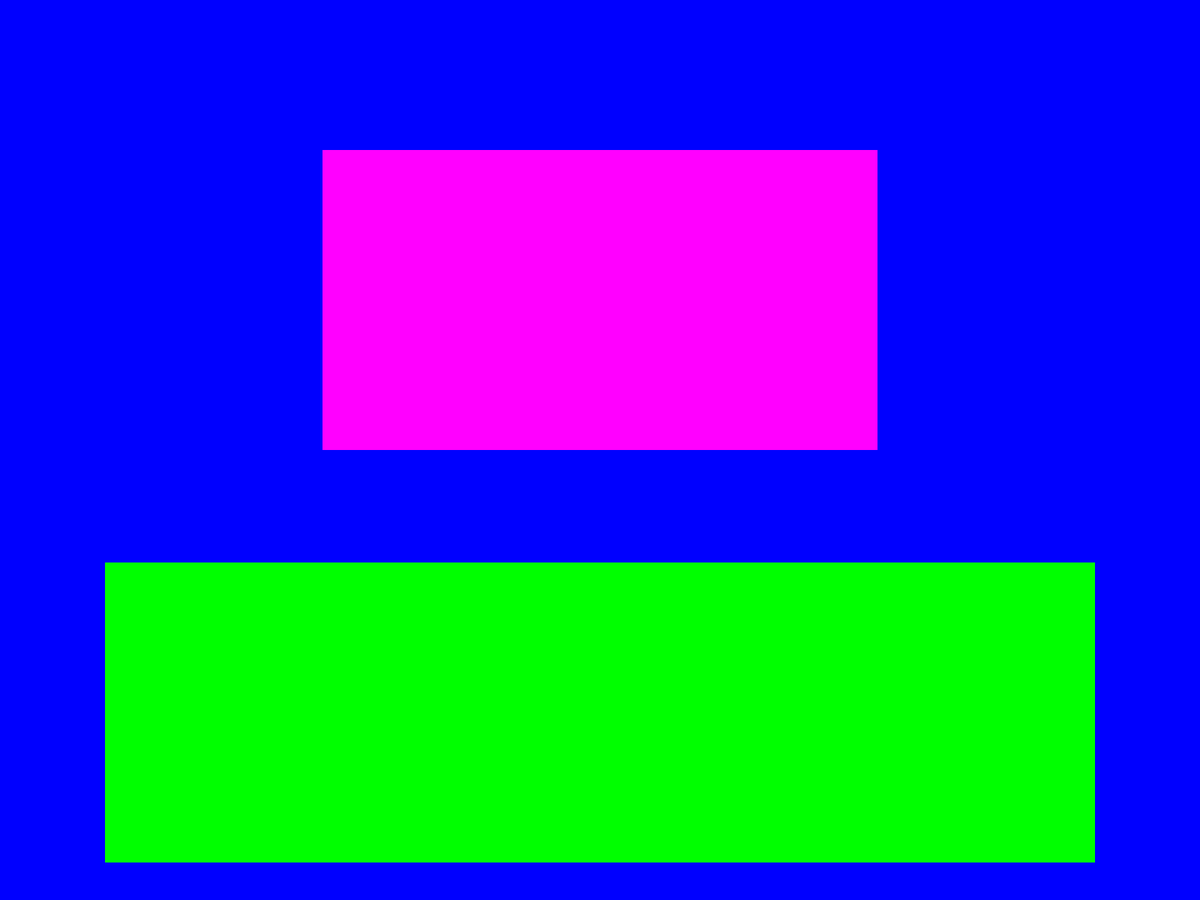
Frame 1 (no input)
Frame 60 (the mouse pressed at the canvas centre just before this capture): identical to frame 1, image omitted
Frame 120 (the mouse held since frame 60 and released just before this capture): identical to frame 1, image omitted

The Processing sketch that drew this single still picture (run headless with seeded random() and noise(); from frame 60 on, the mouse is pressed at the canvas centre):

// Processing sketch: Keyboard_LED
// ── Keyboard_LED.pde

void setup() {
  fullScreen();
  noStroke();
}

void draw() {
  background(0,0,255);
  
  fill(0,255,0);
  rect(140,height-50,width-140*2,-400);
  
  fill(255,0,255);
  rect (430, 200, width-430*2, 400);
}
